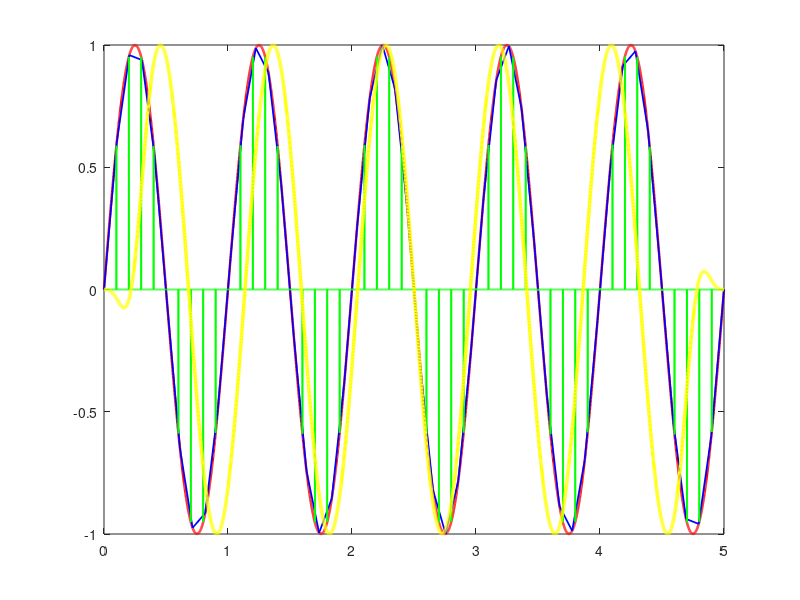

Here is the MATLAB script that generated this plot:
function trei
    
    N_analog = 5000;
    N_digital = N_analog / 100;
    
    t_analog = linspace(0, 5, N_analog);
    t_digital = linspace(0, 5, N_digital);
    
    sin_analog = sin(2 * pi * t_analog);
    sin_digital = sin(2 * pi * t_digital);
    
    figure(1);
    plot(t_analog, sin_analog, 'r', 'LineWidth', 1.75); hold on;
    plot(t_digital, sin_digital, 'b', 'LineWidth', 1.25); hold on;
    
    signal = [];
    for i = 1 : 100 : N_analog
        signal = [signal sin_analog(i) zeros(1, 99)];
    endfor
    
    plot(t_analog, signal, 'g', 'LineWidth', 1.25); hold on;
    
    N_sinc = N_analog;
    t_sinc = linspace(-0.2, 0.2, N_sinc / 10);
    sincvec = sinc(10 * t_sinc);
    s_cont_filtered = conv(sin_analog, sincvec);
    s_cont_filtered /= max(s_cont_filtered);
    
    %figure(2);
    x = 5 * [1 : length(s_cont_filtered)] / length(s_cont_filtered);
    plot(x, s_cont_filtered, 'color', 'yellow', 'LineWidth', 2.5);
    
endfunction
